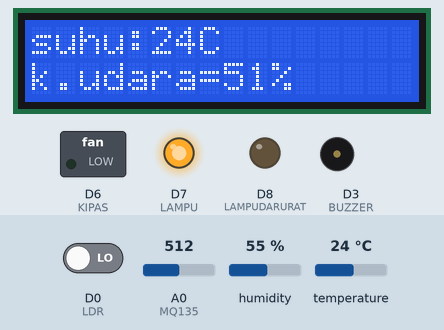
Bench run of a sketch on a simulated ESP8266 (NodeMCU). Parts: 16×2 character LCD, switched loads named in the sketch (green lamp = pin HIGH), output pins drawn as LEDs (lit = HIGH), buzzer (waves = sounding, pin HIGH). The inputs (shaded band) are chosen by the test bench; at power-on: A0 (MQ135) = 512, temperature 24 °C, D0 (LDR) LOW, humidity 55 %. WiFi joins after 1.5 s; servers stay silent unless stated; what the sketch prints to the serial monitor is not drawn.

Above: at 8.5 s.
8.6 s: A0 (MQ135) set to 412
At 8.96 s:
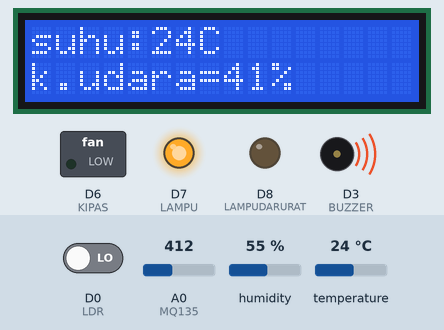
13.4 s: A0 (MQ135) set to 392
At 14.6 s:
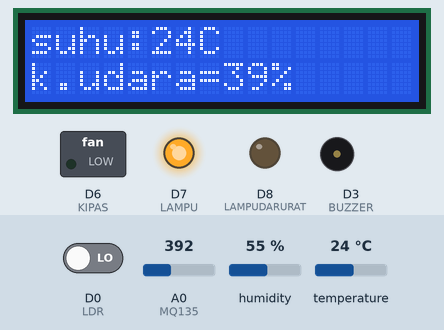
15.4 s: temperature set to 0 °C
At 18.1 s:
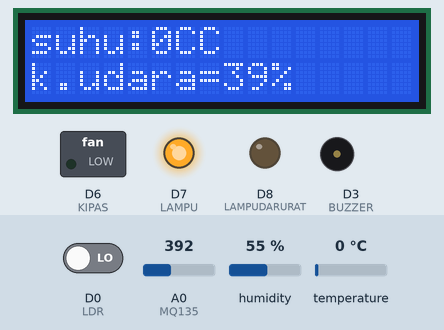
18.4 s: A0 (MQ135) set to 108
At 19.9 s:
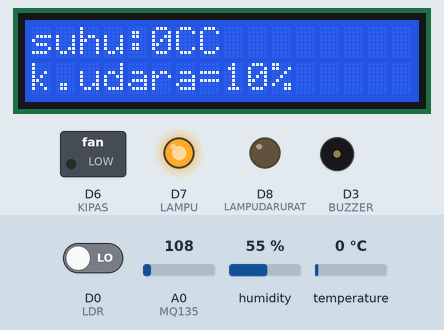
20.4 s: A0 (MQ135) set to 88
At 21.5 s:
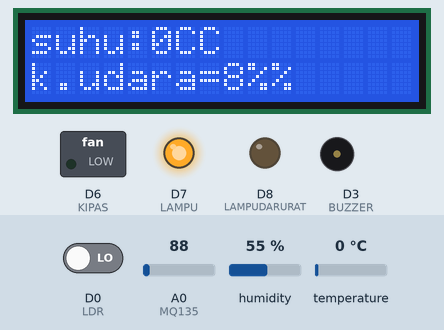
22.4 s: temperature set to 33 °C
At 23.8 s:
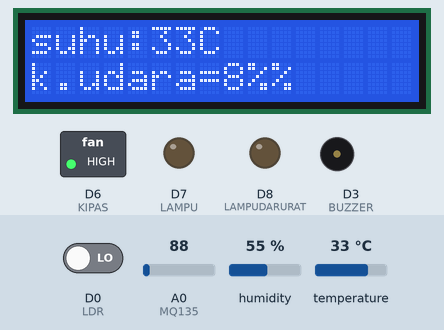
Timing chart, 0 to 25.4 s (numbered marks = the images above; inputs shaded):
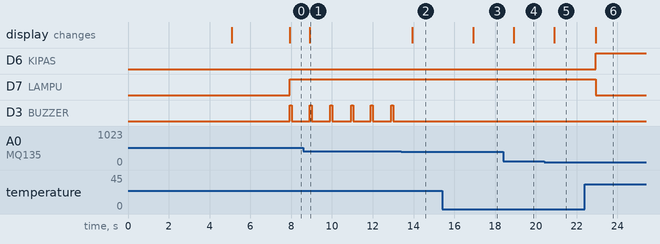

Measured:
- the behaviour switches between 401 and 400 on A0 (MQ135) (found by bisection; images 1 and 2)
- the behaviour switches between 100 and 99 on A0 (MQ135) (found by bisection; images 4 and 5)
- after the input at 8.6 s, the display: changes after 0.31 s (image 1)
- after the input at 13.4 s, D3 (BUZZER): stops changing and stays LOW; the display: changes after 0.54 s (image 2)
- after the input at 15.4 s, the display: changes after 1.5 s (image 3)
- after the input at 18.4 s, the display: changes after 0.51 s (image 4)
- after the input at 20.4 s, the display: changes after 0.51 s (image 5)
- after the input at 22.4 s, D6 (KIPAS): LOW → HIGH after 0.54 s; D7 (LAMPU): HIGH → LOW after 0.54 s; the display: changes after 0.54 s (image 6)

The sketch:

PROGRAM_NODEMCU.ino
```cpp
#define BLYNK_PRINT Serial //Pendeklarasian Library
#include <ESP8266WiFi.h>
#include <BlynkSimpleEsp8266.h>
#include <Wire.h>
#include <LiquidCrystal_I2C.h>
#include <DHT.h>

#define DHTPIN D4
#define DHTTYPE DHT11
#define KIPAS D6
#define MQ135 A0
#define LAMPU D7
#define LAMPUDARURAT D8
#define BUZZER D3
#define LDR D0

char auth[] = "9_3b-k8udXhjfoXGq7g7SBmQ2KWsmgLP";
char ssid[] = "C2";
char pass[] = "1223334444";

LiquidCrystal_I2C lcd(0x27,16,2);
DHT dht(DHTPIN, DHTTYPE);
BlynkTimer timer;

void sendSensor(){

  int h = dht.readHumidity();
  int t = dht.readTemperature();
  int KUALITASUDARA  = analogRead(MQ135);
  int DARURAT = digitalRead(LDR);
  Serial.println(t);

  Blynk.virtualWrite(V5, h);
  Blynk.virtualWrite(V6, t);
  Blynk.virtualWrite(V7, KUALITASUDARA);


  lcd.setCursor(0,0);
  lcd.print("suhu:");
  lcd.print(t);
  lcd.print("C");
  lcd.setCursor(0,1);
  lcd.print("k.udara=");
  lcd.print(KUALITASUDARA/(10));
  lcd.print("%");

  if (t > 30){
    digitalWrite(KIPAS, HIGH);
    digitalWrite(LAMPU, LOW);
    }
  if (t == 30){
    digitalWrite(KIPAS, LOW);
    digitalWrite(LAMPU, LOW);
    digitalWrite(LAMPUDARURAT, LOW);
    }
  if (t < 30){
    digitalWrite(KIPAS, LOW);
    digitalWrite(LAMPU, HIGH);
    if (DARURAT > 0){
      digitalWrite(LAMPUDARURAT, HIGH);
    }
    if (DARURAT < 1){
      digitalWrite(LAMPUDARURAT, LOW);
    }
    }
  if (KUALITASUDARA > 400){
    digitalWrite(BUZZER,1);
    delay(100);
    digitalWrite(BUZZER,0);
    delay(100);
   }
  if (KUALITASUDARA < 400)
   {
     noTone(BUZZER);
   }
   }

void setup() {
  Serial.begin(9600);
  lcd.begin();
  lcd.backlight();
  lcd.setCursor(2,0);
  lcd.print("KANDANG AYAM");
  lcd.setCursor(1,1);
  lcd.print("BERBASIS IOT");
  delay(5000);
  lcd.clear();
  dht.begin();
  pinMode(KIPAS,OUTPUT);
  pinMode(LAMPU,OUTPUT);
  pinMode(MQ135,INPUT);
  pinMode(BUZZER,OUTPUT);
  pinMode(LDR,INPUT);
  pinMode(LAMPUDARURAT,OUTPUT);
  Blynk.begin(auth, ssid, pass);
  timer.setInterval(1000L, sendSensor);

}

void loop() {
  Blynk.run();
  timer.run();
}
```
